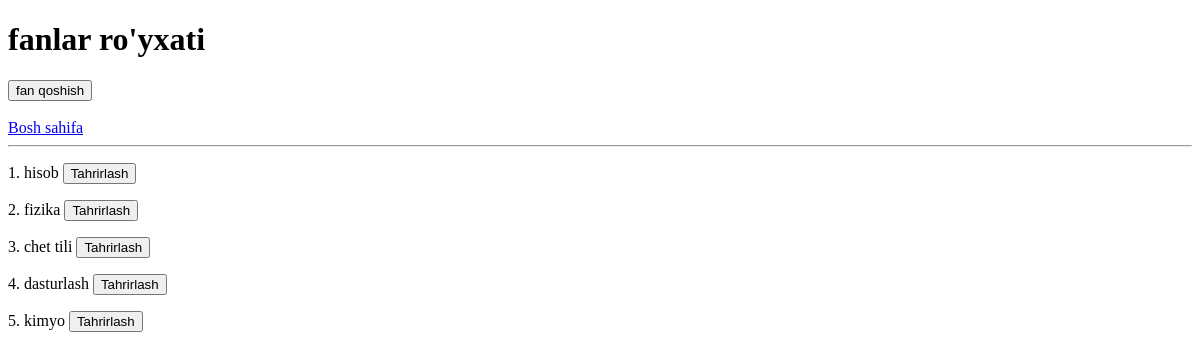
The app's page /fanlar/, older data.
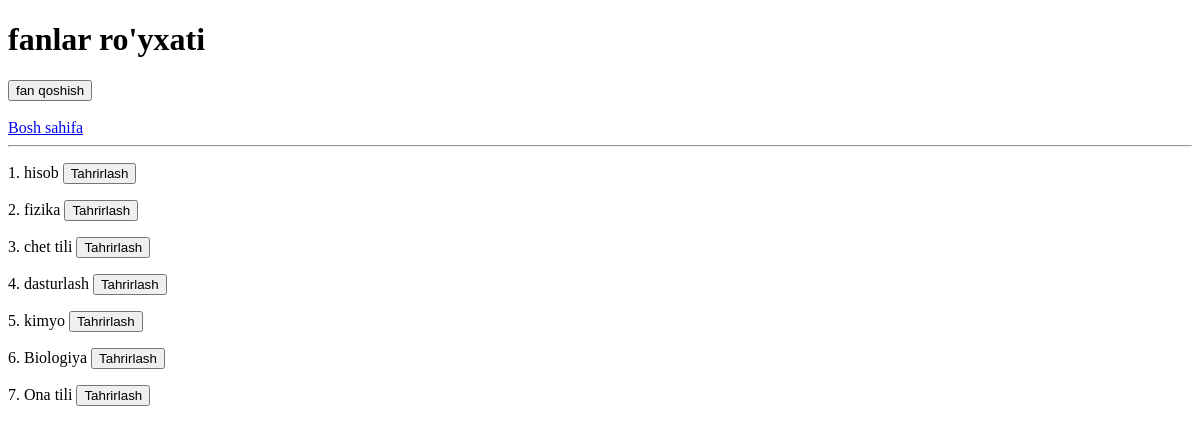
The same page, newer data.
### mainapp/models.py (models this page shows, shortened)
class Fan(models.Model):
    nom = models.CharField(max_length=100)
    yonalish = models.ForeignKey(Yonalish, on_delete=SET_NULL, null=True, blank=True)
    asosiy = models.BooleanField()

### mainapp/views.py (the view)
# urls.py: path('fanlar/', fanlar_view),
def fanlar_view(request):
    fanlar = Fan.objects.all()
    context = {
        'fanlar': fanlar,
    }
    return render(request, 'fanlar.html', context)

### templates/fanlar.html (shortened to what this page needs)
<!DOCTYPE html>
<html lang="en">
<head>
</head>
<body>
    <h1>fanlar ro'yxati</h1>
    <a href="/fan_qoshish"><button>fan qoshish</button></a>
    <br><br>
    <a href="/">Bosh sahifa</a>
    <hr>
    {% for fan in fanlar %}
        <p>{{ forloop.counter }}.
            {{ fan.nom }}
            <a href="/fanlar/{{ fan.id }}/tahrirlash/">
                <button>Tahrirlash</button>
            </a>
        </p>
    {% endfor %}
</body>
</html>

Row changes from the older to the newer data that the page shows:
added Fan: nom "Biologiya"
added Fan: nom "Ona tili"
